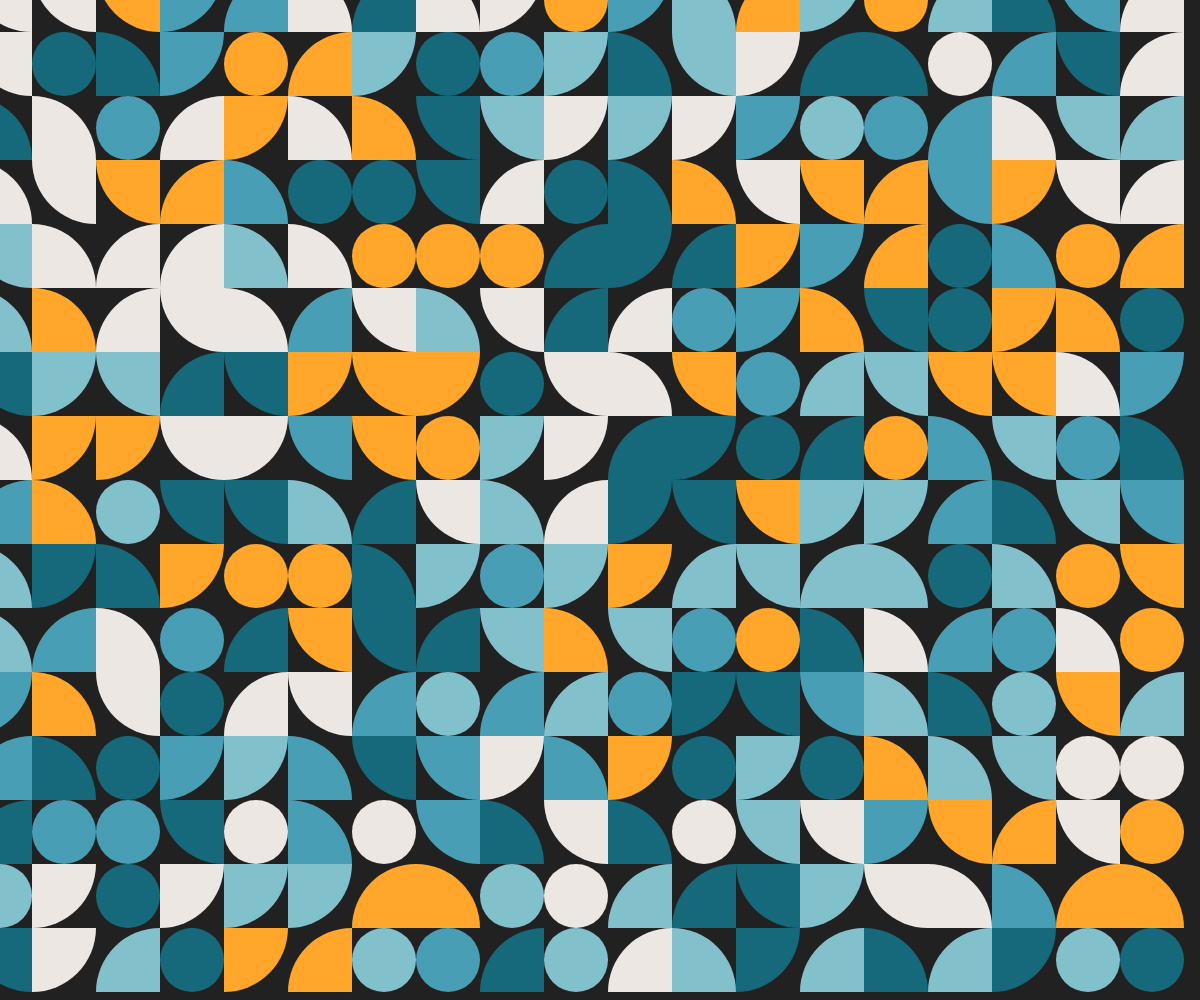
Frame 1 (no input)
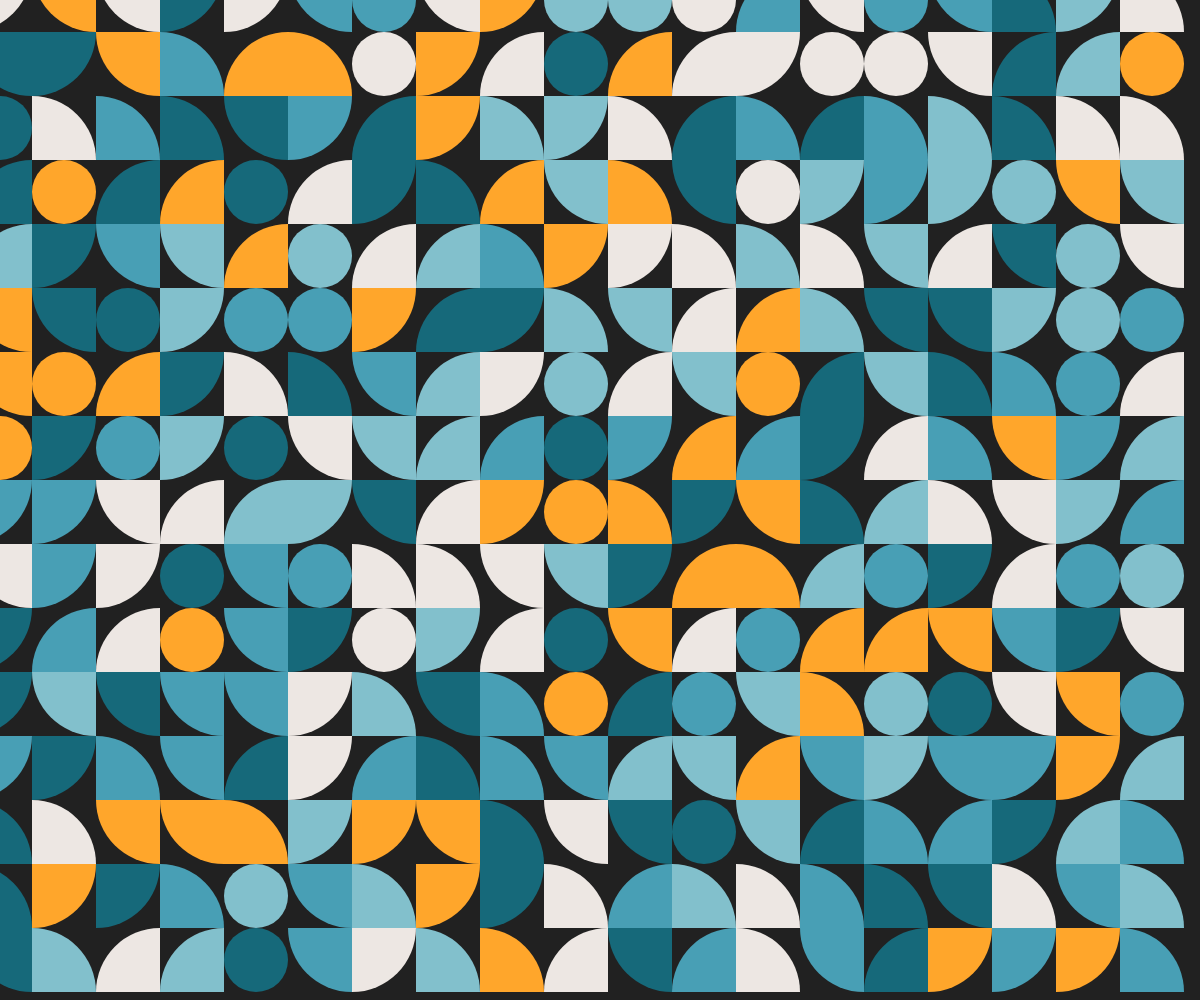
Frame 2 (the mouse pressed at the canvas centre, redrawn once)

The p5.js sketch that drew these frames (run headless with seeded random() and noise() and a simulated clock; the mouse was pressed at the canvas centre and the sketch redrawn once):

// p5.js sketch
// ── sketch.js
"use strict";
//==========
// p5.js

function setup(){
	createCanvas(windowWidth, windowHeight);
	noLoop();
}

function draw(){
	
	let colors = [];
	colors.push(color(22, 105, 122));
	colors.push(color(72, 159, 181));
	colors.push(color(130, 192, 204));
	colors.push(color(237, 231, 227));
	colors.push(color(255, 166, 43));

	background(33);
	angleMode(DEGREES);
	rectMode(CENTER);

	let len = colors.length;
	let d = 64;
	let rows = height / d;
	let cols = width / d;
	let sX = width / 2 - (cols * d) / 2;
	let sY = height / 2 - (rows * d) / 2;

	noStroke();

	for(let r=0; r<rows; r++){
		for(let c=0; c<cols; c++){
			let pX = sX + c * d;
			let pY = sY + r * d;
			let index = floor(random(colors.length));
			fill(colors[index]);
			push();
			translate(pX, pY);
			let rdm = floor(random(5));
			if(rdm != 4){
				rotate(90 * rdm);
				arc(-d/2, -d/2, d*2, d*2, 0, 90);
			}else{
				circle(0, 0, d);
			}
			pop();
		}
	}
}
